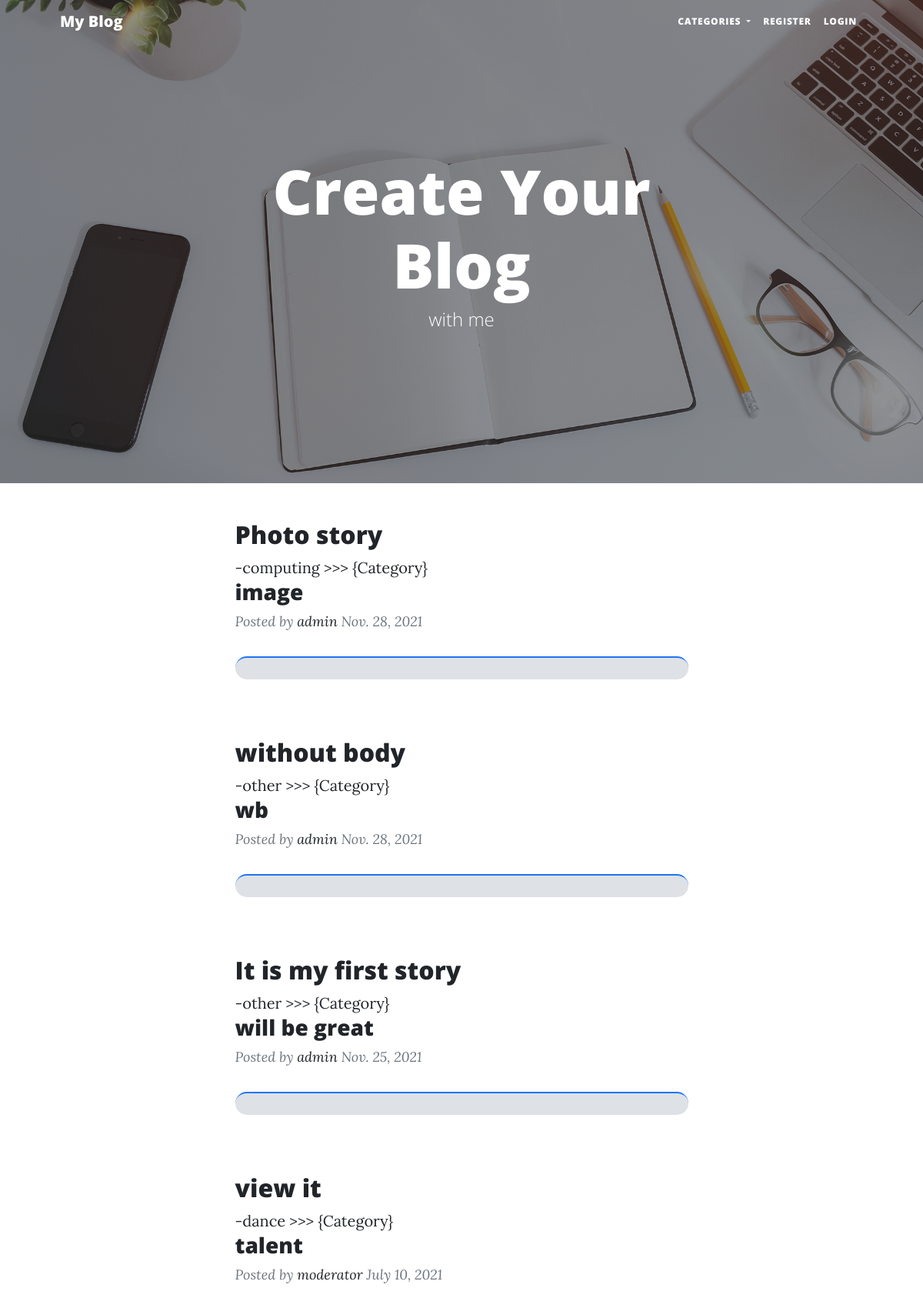
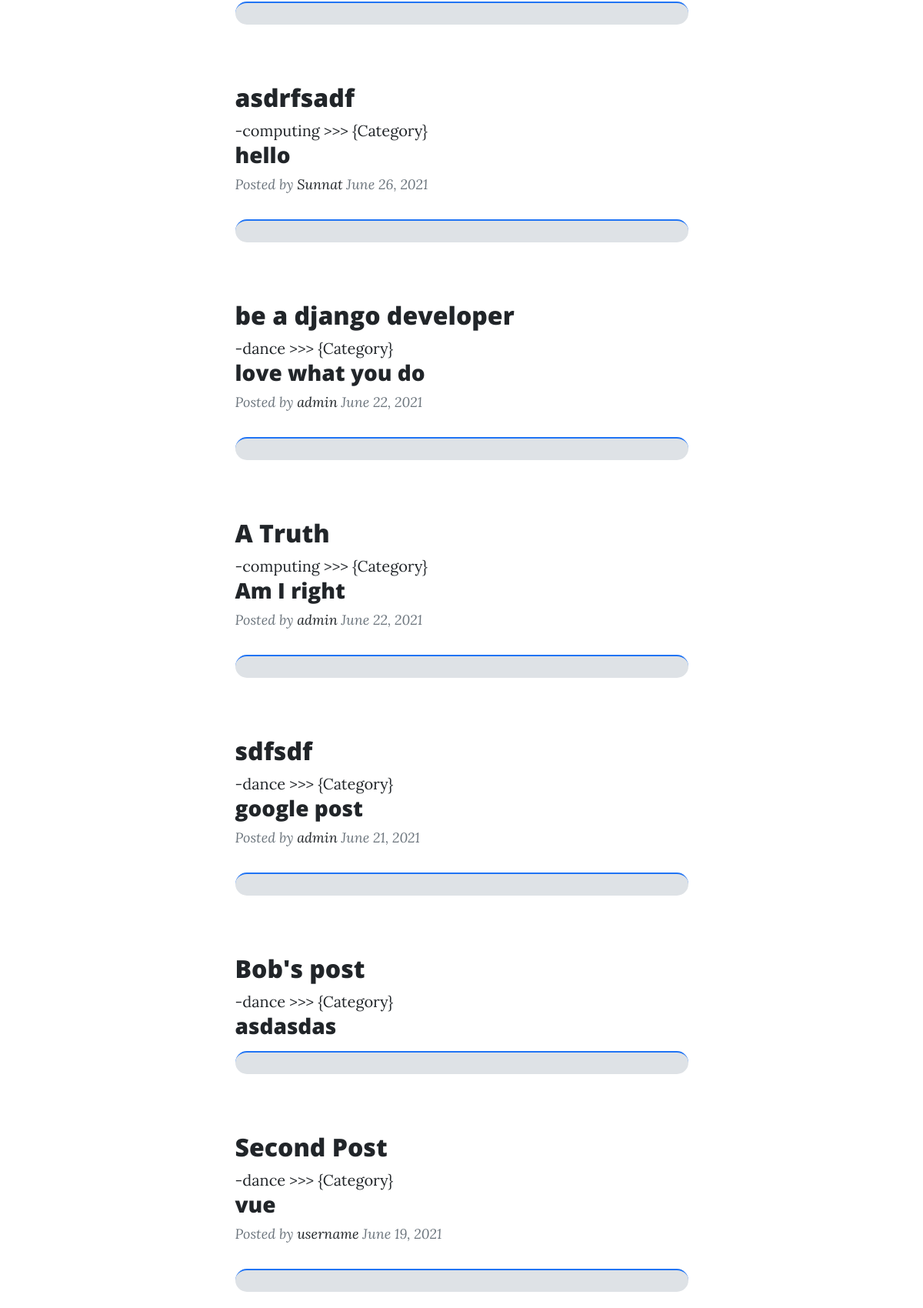
The page / (upper part) on the database its author committed (2 pictures, top to bottom).
### ablog/models.py (models this page shows, shortened)
class Post(models.Model):
    title = models.CharField(max_length=255)
    header_image = models.ImageField(null=True, blank=True, upload_to="images/")
    title_tag = models.CharField(max_length=255)
    author = models.ForeignKey(User, on_delete=models.CASCADE)
    body = RichTextField(blank=True, null=True)
    post_date = models.DateField(auto_now_add=True)
    category = models.CharField(max_length=255, default = 'coding')
    snippet = models.CharField(max_length=255)
    likes = models.ManyToManyField(User, related_name='blog_post')

### ablog/views.py (the view)
# urls.py: path('', HomeView.as_view(), name="home"),
class HomeView(ListView):
    model = Post
    template_name = 'home.html'
    ordering = ['-post_date']
    def get_context_data(self, *args, **kwargs):
        cat_menu = Category.objects.all()
        context = super(HomeView, self).get_context_data(*args, **kwargs)
        context["cat_menu"] = cat_menu
        return context

### ablog/models.py (called while the page is built)
    def __str__(self):
         return self.name

### ablog/templates/home.html (shortened to what this page needs)
{% load static %}
<!DOCTYPE html>
<html lang="en">
    <head>
        <link href="{% static 'css/styles.css' %}" rel="stylesheet" >
    </head>
    <body>
        <nav class="navbar navbar-expand-lg navbar-light" id="mainNav">
            <div class="container px-4 px-lg-5">
                <a class="navbar-brand" href="{% url 'home' %}">My Blog</a>
                <div class="collapse navbar-collapse" id="navbarResponsive">
                    <ul class="navbar-nav ms-auto py-4 py-lg-0">
                        {% if cat_menu %}
                        <li class="nav-item dropdown">
                           <a class="nav-link dropdown-toggle" href="#" id="navbarDropdown" role="button" data-bs-toggle="dropdown" aria-expanded="false">
                             Categories
                           </a>
                         </li>
                         {% else %}
                         category-list
                             <li class="nav-item">
                                 <a class="nav-link" href="{% url 'category-list' %}">Categories</a>
                             </li>
                         {% endif %}
                    {% if user.is_authenticated %}
                         <li class="nav-item">
                             <a class="nav-link" href="{% url 'add_story' %}">Add Story</a>
                         </li>
                         <li class="nav-item">
                             <a class="nav-link" href="{% url 'add_category' %}">Add Category</a>
                         </li>
                         <li class="nav-item">
                             <a class="nav-link" href="{% url 'logout' %}">Logout</a>
                         </li>
                     {% else %}
                         <li class="nav-item">
                             <a class="nav-link" href="{% url 'register' %}">Register</a>
                         </li>
                         <li class="nav-item">
                             <a class="nav-link" href="{% url 'login' %}">Login</a>
                         </li>
                     {% endif %}
                       </ul>
                     </div>
                   </div>
        </nav>
        <header class="masthead" style="background-image: url('{% static "assets/img/home-bg.jpg" %}');">
            <div class="container position-relative px-4 px-lg-5">
                <div class="row gx-4 gx-lg-5 justify-content-center">
                    <div class="col-md-10 col-lg-8 col-xl-7">
                        <div class="site-heading">
                            <h1>Create Your Blog</h1>
                            <span class="subheading">with me</span>
                        </div>
                    </div>
                </div>
            </div>
        </header>
        <div class="container px-4 px-lg-5">
            <div class="row gx-4 gx-lg-5 justify-content-center">
                <div class="col-md-10 col-lg-8 col-xl-7">
                    {% for post in object_list %}
                        <div class="post-preview">
                                <h2 class="post-title"><a href="{% url 'article-detail' post.pk %}">{{post.title }}</a></h2>
                                -<a href="{% url 'category' post.category|slugify %}">{{ post.category }}</a> >>> {Category}
                                <h3 class="post-subtitle">{{ post.snippet}}</h3>
                            {% if post.author.profile %}
                            <p class="post-meta">
                                {% if post.author.profile %}
                                Posted by
                                <a href="{% url 'show_profile_page' post.author.profile.id %}">{{ post.author}}  </a>
                                {% endif %}
                                {{ post.post_date }}
                            {% endif %}
                            <hr style=" height: 30px;
                                border-style: solid;
                                border-color: #2074F4;
                                border-width: 2px 0 0 0;
                                border-radius: 20px;" class="solid">
                            </li><br/><br/>
                    {% endfor %}
                            </p>
                        </div>
                </div>
            </div>
        </div>
    </body>
</html>

### rows shown on the page
Post: title "Photo story", category "computing", snippet "image", author "admin", post_date "Nov. 28, 2021"
Post: title "without body", category "other", snippet "wb", author "admin", post_date "Nov. 28, 2021"
Post: title "It is my first story", category "other", snippet "will be great", author "admin", post_date "Nov. 25, 2021"
Post: title "view it", category "dance", snippet "talent", author "moderator", post_date "July 10, 2021"
Post: title "asdrfsadf", category "computing", snippet "hello", author "Sunnat", post_date "June 26, 2021"
Post: title "be a django developer", category "dance", snippet "love what you do", author "admin", post_date "June 22, 2021"
Post: title "A Truth", category "computing", snippet "Am I right", author "admin", post_date "June 22, 2021"
Post: title "sdfsdf", category "dance", snippet "google post", author "admin", post_date "June 21, 2021"
Post: title "Bob's post", category "dance", snippet "asdasdas"
Post: title "Second Post", category "dance", snippet "vue", author "username", post_date "June 19, 2021"
